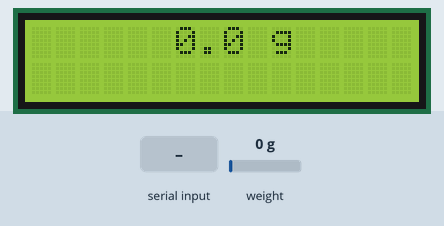
This sketch was run on a simulated Arduino Uno, built with avr-gcc and run on an emulated ATmega328P. Parts: 16×2 character LCD. The inputs (shaded band) are chosen by the test bench; at power-on: weight on the scale 0 g. What the sketch prints to the serial monitor is not drawn.

Above: at 5.3 s.
5.4 s: weight on the scale set to 100 g
At 5.66 s:
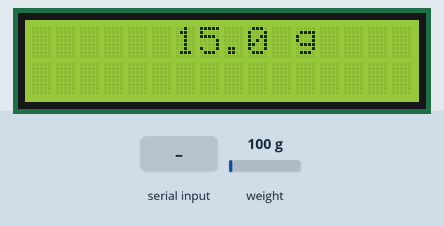
6.9 s: "t" received over Serial
At 9.3 s:
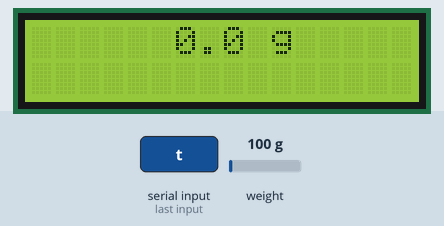
9.7 s: weight on the scale set to 1250 g
At 9.9 s:
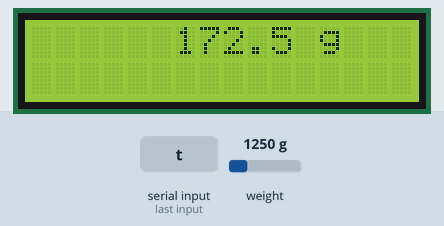
11.2 s: weight on the scale set to 2500 g
At 11.7 s:
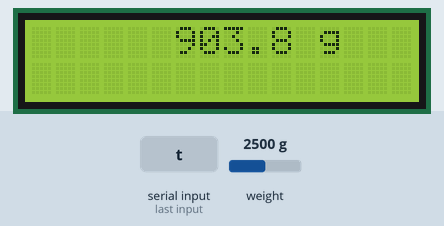
Timing chart, 0 to 14.2 s (numbered marks = the images above; inputs shaded):
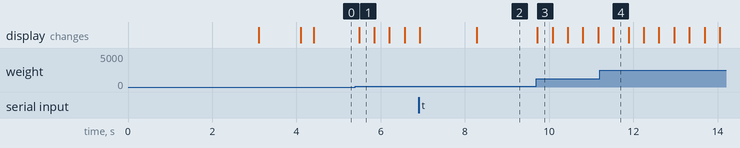

The sketch:

unificado.ino
```cpp
#include "HX711.h"
#include <Wire.h>
#include <LiquidCrystal_I2C.h>

// Configurações do LCD e HX711
LiquidCrystal_I2C lcd(0x27, 16, 2);
#define pinCELULA_DOUT 2
#define pinCELULA_SCK 4

HX711 balanca;

// --- PARÂMETROS DE CALIBRAÇÃO E FILTRAGEM ---
const float FATOR_CALIBRACAO = 425.81; // Seu valor calculado
float peso_filtrado = 0;
float alpha = 0.15; // Coeficiente do Filtro EMA (0.0 a 1.0)
// Quanto menor o alpha, mais ignora o ruído, mas a leitura fica mais lenta.

void setup() {
  Serial.begin(9600);
  lcd.init();
  lcd.backlight();

  lcd.setCursor(0, 0);
  lcd.print("Olá!");
  lcd.setCursor(0, 1);
  lcd.print("Iniciando...");

  balanca.begin(pinCELULA_DOUT, pinCELULA_SCK);
  balanca.set_scale(FATOR_CALIBRACAO);

  // Aguarda um pouco e faz a Tara
  delay(2000);
  balanca.tare();

  lcd.clear();
  lcd.print("Balança Pronta!");
  delay(1000);
  lcd.clear();
}

void loop() {
  if (balanca.is_ready()) {
    float leitura_bruta = balanca.get_units(3);

    // Filtro EMA
    peso_filtrado = (alpha * leitura_bruta) + ((1.0 - alpha) * peso_filtrado);

    // --- IMPLEMENTAÇÃO DE ZONA MORTA (Deadzone) ---
    // Se o valor for menor que 10g (positivo ou negativo), força o zero no LCD
    float peso_exibicao = peso_filtrado;
    if (abs(peso_filtrado) < 10.0) {
      peso_exibicao = 0.0;
    }

    // Atualização do LCD usando o valor com zona morta
    lcd.setCursor(6, 0);
    lcd.print(peso_exibicao, 1);
    lcd.print(" g   "); // Espaços extras para apagar resíduos de números anteriores

    // --- COMANDO DE TARA VIA SERIAL ---
    if (Serial.available() > 0) {
      char comando = Serial.read();
      if (comando == 't' || comando == 'T') {
        balanca.tare();
        peso_filtrado = 0; // Reseta o filtro para não dar salto
        Serial.println("Balança Zerada com sucesso!");
      }
    }
  }
  delay(50);
}
```

Measured:
- after the input at 5.4 s, the display: changes after 0.09 s (image 1)
- after the input at 9.7 s, the display: changes at once (image 3)
